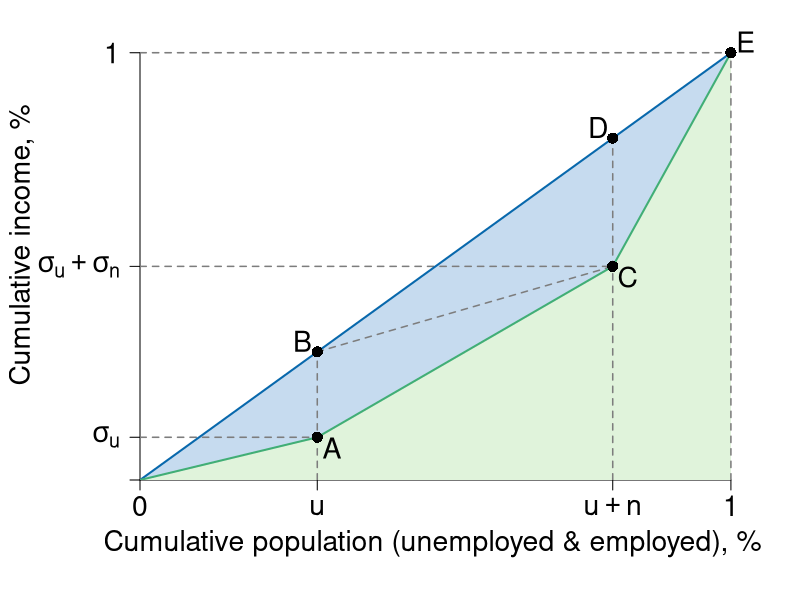

Here is the R script that generated this plot:
#' Graph Designer: Scott Cohn
#' Authors: Bowles and Halliday
#' Title: Coordination, Conflict and Competition: A Text in Microeconomics

library(shape)

pdf(file = "capitalism/lorenz_gini.pdf", width = 8, height = 8)

#Set parameters for graphics
pointsize <- 1.8
axislabelsize <- 1.8 - 0.1
labelsize <- 1.7
namesize <- 1.8
annotatesize <- 1.5
graphlinewidth <- 2
segmentlinewidth <- 1.5

COL <- c("#7fc97f", "#beaed4", "#fdc086", "#ffff99", "#386cb0", "#f0027f", "#bf5b17", "#666666")
COLA <- c("#e0f3db", "#99d8c9","#66c2a4","#41ae76", "#238b45", "#005824")
COLB <- c("#c6dbef", "#4eb3d3", "#2b8cbe", "#0868ac","#084081")
COLC <- c("#fcfbfd", "#efedf5", "#dadaeb", "#bcbddc", "#9e9ac8", "#807dba", "#6a51a3", "#54278f", "#3f007d")
grays <- gray.colors(25, start = 1, end = 0, alpha = 1)

#Edited the margins to cater for the larger LHS labels
par(mar =  c(6, 7, 0.5, 0.5))

#Add limits on axes and levels of utility for each indifference curve
ylims <- c(0, 1.1)
xlims <- c(0, 1.1)

npts <- 501 
x <- seq(xlims[1], xlims[2], length.out = npts)
y <- seq(ylims[1], ylims[2], length.out = npts) 

plot(0, 0, xlim = xlims, ylim = ylims, type = "n",
     xlab = expression(paste("")),
     ylab = expression(paste("")), 
     xaxt = "n", 
     yaxt = "n", 
     cex.lab = axislabelsize, 
     bty = "n", 
     xaxs = "i", 
     yaxs = "i"
)

ticksy <- c(ylims[1], 0.1, 0.5, 1)
ylabels <- c(NA, expression(sigma[u]),  expression(paste(sigma[u] + sigma[n])),  1)
ticksx <- c(xlims[1], 0.3, 0.8, 1)
xlabels <- c(0, expression(u), expression(u + n), 1)


axis(1,at = ticksx,  pos = 0, labels = xlabels, cex.axis = labelsize)
axis(2,at = ticksy,  pos = 0, labels = ylabels, las = 1, cex.axis = labelsize)

npts <- 500 
xx1 <- seq(xlims[1], xlims[2], length.out = npts)
xpoly1 <- c(0, 1, 1, 0.8, 0.3, 0)
ypoly1 <- c(0, 0, 1, 0.5, 0.1, 0)
polygon(x = xpoly1, y = ypoly1, col = COLA[1], density = NULL, border = NA)

xpoly2 <- c(0, 1, 0.8, 0.3, 0)
ypoly2 <- c(0, 1, 0.5, 0.1, 0)
polygon(x = xpoly2, y = ypoly2, col = COLB[1], density = NULL, border = NA)



#Axis labels and draw linear utility function
text(-0.2, 0.5*ylims[2], expression(paste("Cumulative income, %")) , xpd = TRUE, cex = axislabelsize, srt = 90) 
text(0.45*xlims[2], -0.15, expression(paste("Cumulative population (unemployed & employed), %")), xpd = TRUE, cex = axislabelsize) 

# Segments
segments(0, 1, 1, 1, lty = 2, col = grays[20], lwd = segmentlinewidth)
segments(1, 0, 1, 1, lty = 2, col = grays[20], lwd = segmentlinewidth)

#segments(0, 0.8, 0.8, 0.8, lty = 2, col = grays[20], lwd = segmentlinewidth)
segments(0.8, 0, 0.8, 0.8, lty = 2, col = grays[20], lwd = segmentlinewidth)
segments(0, 0.5, 0.8, 0.5, lty = 2, col = grays[20], lwd = segmentlinewidth)

#segments(0, 0.3, 0.3, 0.3, lty = 2, col = grays[20], lwd = segmentlinewidth)
segments(0.3, 0, 0.3, 0.3, lty = 2, col = grays[20], lwd = segmentlinewidth)
segments(0, 0.1, 0.3, 0.1, lty = 2, col = grays[20], lwd = segmentlinewidth)

#Line from B to C
segments(0.3, 0.3, 0.8, 0.5, lty = 2, col = grays[20], lwd = segmentlinewidth)


# Lorenz curve
segments(0, 0, 1, 1, lty = 1, col = COLB[4], lwd = graphlinewidth)
segments(0, 0, 0.3, 0.1, lty = 1, col = COLA[4], lwd = graphlinewidth)
segments(0.3, 0.1, 0.8, 0.5, lty = 1, col = COLA[4], lwd = graphlinewidth)
segments(0.8, 0.5, 1, 1, lty = 1, col = COLA[4], lwd = graphlinewidth)

# Points + labels

points(0.3, 0.1, pch = 16, col = "black", cex = 1.5)
text(0.325, 0.075, expression(A), cex = labelsize)

points(0.3, 0.3, pch = 16, col = "black", cex = 1.5)
text(0.275, 0.325, expression(B), cex = labelsize)

points(0.8, 0.5, pch = 16, col = "black", cex = 1.5)
text(0.825, 0.475, expression(C), cex = labelsize)

points(0.8, 0.8, pch = 16, col = "black", cex = 1.5)
text(0.775, 0.825, expression(D), cex = labelsize)

points(1, 1, pch = 16, col = "black", cex = 1.5)
text(1.025, 1.025, expression(E), cex = labelsize)



dev.off()
